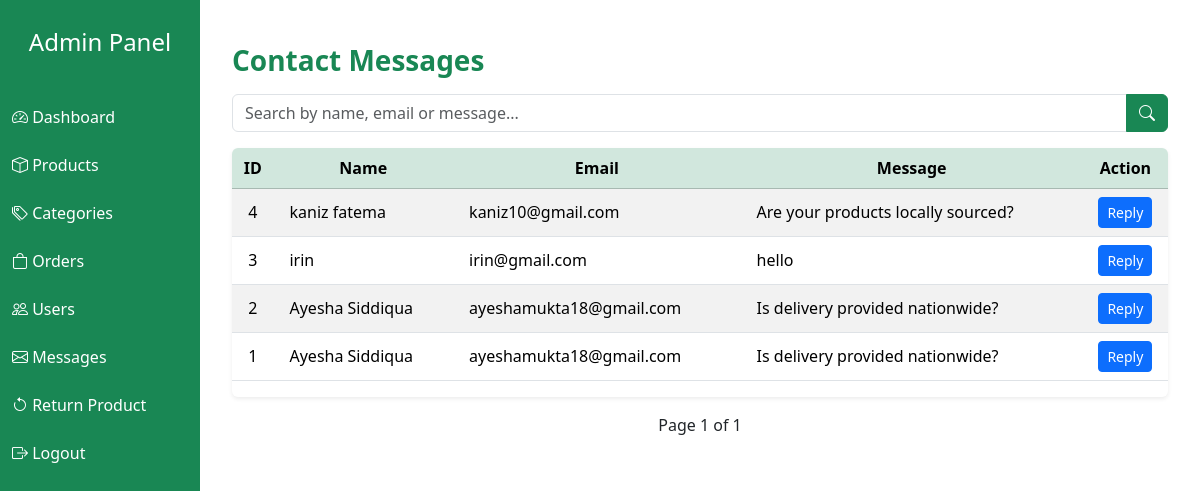
The page /admin/manage_messages.php on the database as committed earlier.
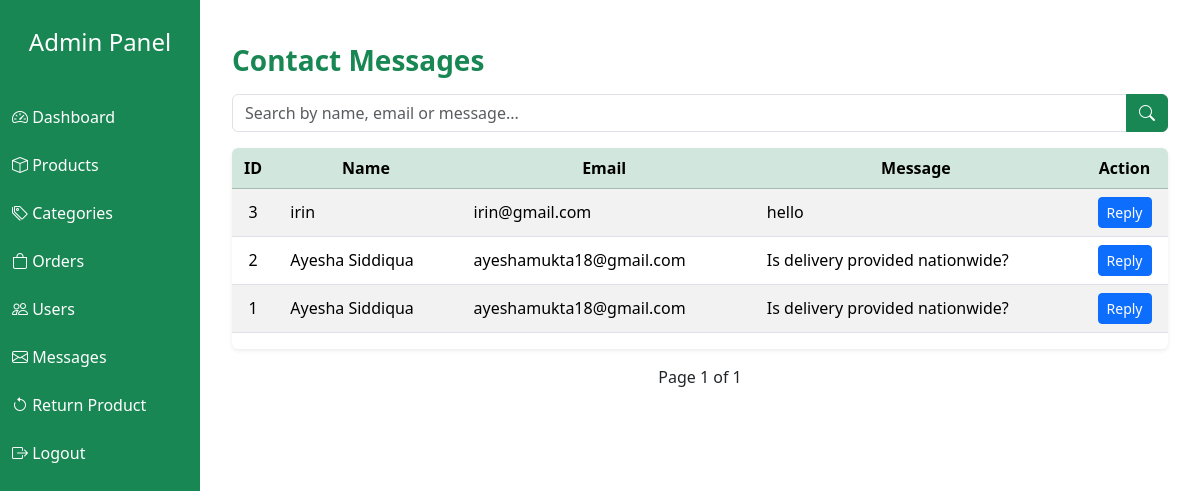
The same page on the database as committed later.
### tables this page shows
CREATE TABLE `contact_messages` (
  `id` int(11) NOT NULL,
  `name` varchar(255) NOT NULL,
  `email` varchar(255) NOT NULL,
  `message` text NOT NULL,
  `created_at` timestamp NOT NULL DEFAULT current_timestamp()
);

### admin/manage_messages.php (the view, shortened to what this page needs)
<?php
include '../db_connect.php';
include 'includes/header.php';
$limit = 10;
$page = isset($_GET['page']) ? max(1, (int)$_GET['page']) : 1;
$offset = ($page - 1) * $limit;
$search = isset($_GET['search']) ? mysqli_real_escape_string($conn, $_GET['search']) : '';
if($search != ''){
    $total_result = mysqli_query($conn, "SELECT COUNT(*) AS total FROM contact_messages
        WHERE name LIKE '%$search%' OR email LIKE '%$search%' OR message LIKE '%$search%'");
    $total_row = mysqli_fetch_assoc($total_result);
    $total_messages = $total_row['total'];
    $result = mysqli_query($conn, "SELECT * FROM contact_messages
        WHERE name LIKE '%$search%' OR email LIKE '%$search%' OR message LIKE '%$search%'
        ORDER BY id DESC LIMIT $offset, $limit");
} else {
    $total_result = mysqli_query($conn, "SELECT COUNT(*) AS total FROM contact_messages");
    $total_row = mysqli_fetch_assoc($total_result);
    $total_messages = $total_row['total'];
    $result = mysqli_query($conn, "SELECT * FROM contact_messages ORDER BY id DESC LIMIT $offset, $limit");
}
$total_pages = ceil($total_messages / $limit);
?>
<div class="container mt-4">
  <h3 class="text-success fw-bold mb-3">Contact Messages</h3>
  <div class="input-group mb-3">
    <input type="text" id="searchInput" name="search" value="<?= htmlspecialchars($search) ?>" class="form-control" placeholder="Search by name, email or message...">
    <button class="btn btn-success" id="searchBtn" type="button"><i class="bi bi-search"></i></button>
  </div>
  <div class="table-responsive shadow-sm rounded">
    <table class="table table-striped table-hover align-middle text-center">
      <thead class="table-success">
        <tr>
          <th>ID</th>
          <th>Name</th>
          <th>Email</th>
          <th>Message</th>
          <th>Action</th>
        </tr>
      </thead>
      <tbody>
        <?php
        if(mysqli_num_rows($result) > 0){
            while($row = mysqli_fetch_assoc($result)) {
                echo "<tr>
                        <td>{$row['id']}</td>
                        <td class='text-start ps-3'>{$row['name']}</td>
                        <td class='text-start ps-3'>{$row['email']}</td>
                        <td class='text-start ps-3'>{$row['message']}</td>
                        <td>
                          <button class='btn btn-primary btn-sm replyBtn'
                              data-id='{$row['id']}'
                              data-email='{$row['email']}'
                              data-message='{$row['message']}'>
                              Reply
                          </button>
                        </td>
                      </tr>";
            }
        } else {
            echo "<tr><td colspan='5' class='text-muted'>No messages found!</td></tr>";
        }
        ?>
      </tbody>
    </table>
  </div>
  <nav class="mt-3 text-center">
    <span>Page <?= $page ?> of <?= $total_pages ?></span>
  </nav>
</div>

Rows that differ between the two databases and show on the page:
removed contact_messages: id "4", name "kaniz fatema", email "kaniz10@gmail.com", message "Are your products locally sourced?"
